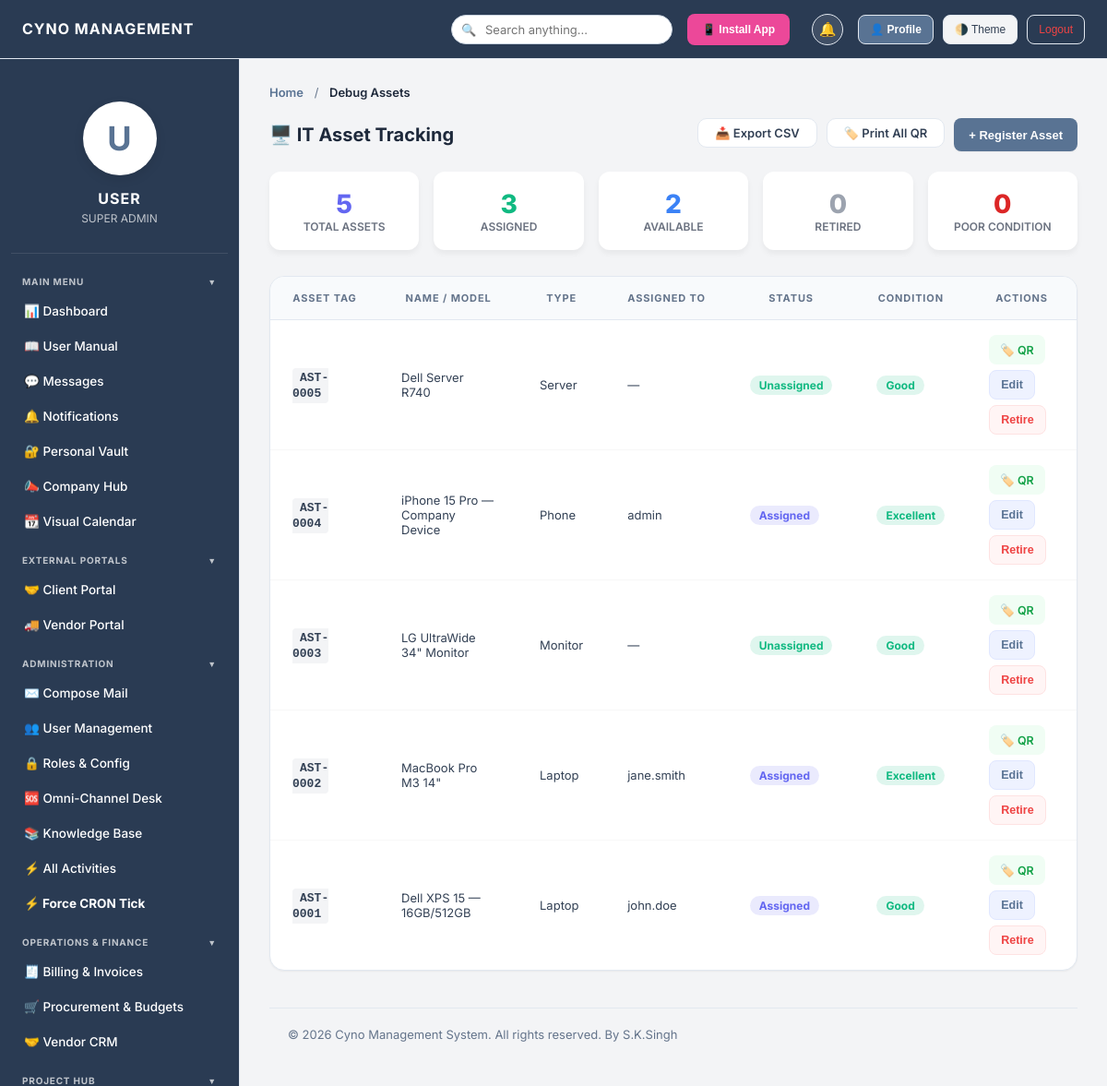
Page /debug_assets.php on the committed database.
### tables this page shows
CREATE TABLE assets (
        id INTEGER PRIMARY KEY AUTOINCREMENT,
        asset_tag TEXT UNIQUE NOT NULL,
        name TEXT NOT NULL,
        type TEXT NOT NULL,
        assigned_to TEXT,
        status TEXT DEFAULT 'Unassigned',
        condition TEXT DEFAULT 'Good',
        registered_at DATETIME DEFAULT CURRENT_TIMESTAMP
    , branch_id TEXT DEFAULT 'Global HQ');

### debug_assets.php (called while the page is built, shortened)
<?php
try {
    require 'assets.php';
} catch (Throwable $e) {
    echo "\n\nCRASH:\n";
    echo $e->getMessage() . "\n";
    echo $e->getTraceAsString() . "\n";
}

### includes/db.php (called while the page is built, shortened)
<?php
function hasPermission($pdo, $permission_key) {
    if (in_array($_SESSION['role'], ['Admin', 'Super Admin']) || $_SESSION['role'] === 'Super Admin') return true;
    return false;
}

### assets.php (the view, shortened to what this page needs)
<?php
require_once 'includes/db.php';
require_once 'includes/header.php';
require_once 'includes/sidebar.php';
$canCreateAssets = hasPermission($pdo, 'create_assets');
$canEditAssets   = hasPermission($pdo, 'edit_assets');
$canDeleteAssets   = hasPermission($pdo, 'delete_assets');
$isAdmin = (in_array($_SESSION['role'], ['Admin', 'Super Admin']) || $_SESSION['role'] === 'Manager');
if ($isAdmin) {
    $assets = $pdo->query("SELECT * FROM assets ORDER BY id DESC")->fetchAll(PDO::FETCH_ASSOC);
} else {
    $myBranch = $pdo->query("SELECT branch_id FROM users WHERE login_id = '{$_SESSION['login_id']}'")->fetchColumn() ?: 'Global HQ';
    $stmt = $pdo->prepare("SELECT * FROM assets WHERE branch_id = ? ORDER BY id DESC");
    $stmt->execute([$myBranch]);
    $assets = $stmt->fetchAll(PDO::FETCH_ASSOC);
}
$stats = $pdo->query("
    SELECT
        COUNT(*) AS total,
        SUM(CASE WHEN status='Assigned' THEN 1 ELSE 0 END) AS assigned,
        SUM(CASE WHEN status='Unassigned' THEN 1 ELSE 0 END) AS available,
        SUM(CASE WHEN status='Retired' THEN 1 ELSE 0 END) AS retired,
        SUM(CASE WHEN `condition`='Poor' OR `condition`='Damaged' THEN 1 ELSE 0 END) AS needs_attention
    FROM assets
")->fetch(PDO::FETCH_ASSOC);
?>
<div class="content-section active">
    <div class="section-header">
        <h2>🖥️ IT Asset Tracking</h2>
        <div style="display:flex;gap:10px;">
            <a href="controllers/export_csv.php?table=assets" class="view-button" style="text-decoration:none;padding:10px 18px;border-radius:10px;background:var(--bg-card);border:1px solid var(--border-card);font-size:13px;font-weight:600;color:var(--text-body);">📥 Export CSV</a>
            <a href="controllers/asset_qr.php?all=1" target="_blank" class="view-button" style="text-decoration:none;padding:10px 18px;border-radius:10px;background:var(--bg-card);border:1px solid var(--border-card);font-size:13px;font-weight:600;color:var(--text-body);">🏷️ Print All QR</a>
            <?php if($canCreateAssets): ?>
            <button class="add-button" onclick="openAssetModal()">+ Register Asset</button>
            <?php endif; ?>
        </div>
    </div>
    <div style="display:grid; grid-template-columns:repeat(auto-fill, minmax(160px,1fr)); gap:16px; margin-bottom:28px;">
        <div style="background:white; border-radius:12px; padding:18px; box-shadow:0 4px 6px rgba(0,0,0,0.05);  text-align:center;">
            <div style="font-size:28px; font-weight:800; color:#6366f1;"><?= $stats['total'] ?></div>
            <div style="font-size:12px; color:#6b7280; font-weight:600; text-transform:uppercase;">Total Assets</div>
        </div>
        <div style="background:white; border-radius:12px; padding:18px; box-shadow:0 4px 6px rgba(0,0,0,0.05);  text-align:center;">
            <div style="font-size:28px; font-weight:800; color:#10b981;"><?= $stats['assigned'] ?></div>
            <div style="font-size:12px; color:#6b7280; font-weight:600; text-transform:uppercase;">Assigned</div>
        </div>
        <div style="background:white; border-radius:12px; padding:18px; box-shadow:0 4px 6px rgba(0,0,0,0.05);  text-align:center;">
            <div style="font-size:28px; font-weight:800; color:#3b82f6;"><?= $stats['available'] ?></div>
            <div style="font-size:12px; color:#6b7280; font-weight:600; text-transform:uppercase;">Available</div>
        </div>
        <div style="background:white; border-radius:12px; padding:18px; box-shadow:0 4px 6px rgba(0,0,0,0.05);  text-align:center;">
            <div style="font-size:28px; font-weight:800; color:#9ca3af;"><?= $stats['retired'] ?></div>
            <div style="font-size:12px; color:#6b7280; font-weight:600; text-transform:uppercase;">Retired</div>
        </div>
        <div style="background:white; border-radius:12px; padding:18px; box-shadow:0 4px 6px rgba(0,0,0,0.05);  text-align:center;">
            <div style="font-size:28px; font-weight:800; color:#dc2626;"><?= $stats['needs_attention'] ?></div>
            <div style="font-size:12px; color:#6b7280; font-weight:600; text-transform:uppercase;">Poor Condition</div>
        </div>
    </div>
    <div class="data-table">
        <table>
            <thead>
                <tr>
                    <th>Asset Tag</th>
                    <th>Name / Model</th>
                    <th>Type</th>
                    <th>Assigned To</th>
                    <th>Status</th>
                    <th>Condition</th>
                    <?php if($isAdmin): ?><th>Actions</th><?php endif; ?>
                </tr>
            </thead>
            <tbody>
                <?php foreach($assets as $a):
                    $statusColor = $a['status'] === 'Assigned' ? '#6366f1' : ($a['status'] === 'Retired' ? '#9ca3af' : '#10b981');
                    $condColor   = in_array($a['condition'], ['Poor', 'Damaged']) ? '#dc2626' : ($a['condition'] === 'Fair' ? '#f59e0b' : '#10b981');
                ?>
                <tr>
                    <td><code style="background:#f3f4f6; padding:3px 8px; border-radius:4px; font-weight:700;"><?= htmlspecialchars($a['asset_tag']) ?></code></td>
                    <td><?= htmlspecialchars($a['name']) ?></td>
                    <td><?= htmlspecialchars($a['type']) ?></td>
                    <td><?= htmlspecialchars($a['assigned_to'] ?: '—') ?></td>
                    <td><span style="background:<?= $statusColor ?>22; color:<?= $statusColor ?>; padding:3px 10px; border-radius:12px; font-size:12px; font-weight:700;"><?= htmlspecialchars($a['status']) ?></span></td>
                    <td><span style="background:<?= $condColor ?>22; color:<?= $condColor ?>; padding:3px 10px; border-radius:12px; font-size:12px; font-weight:700;"><?= htmlspecialchars($a['condition']) ?></span></td>
                    <?php if($canEditAssets || $canDeleteAssets): ?>
                    <td class="action-buttons">
                        <a href="controllers/asset_qr.php?id=<?= $a['id'] ?>" target="_blank" class="edit-button" style="text-decoration:none;background:#f0fdf4;color:#16a34a;border:none;">🏷️ QR</a>
                        <?php if($canEditAssets): ?>
                        <button class="edit-button" onclick='editAsset(<?= json_encode($a) ?>)'>Edit</button>
                        <?php endif; ?>
                        <?php if($canDeleteAssets): ?>
                        <form method="POST" action="controllers/delete_asset.php" style="display:inline;" onsubmit="return confirm('Retire this asset from the registry?')">
                            <button type="submit" class="delete-button">Retire</button>
                        </form>
                        <?php endif; ?>
                    </td>
                    <?php endif; ?>
                </tr>
                <?php endforeach; ?>
            </tbody>
        </table>
    </div>
</div>
<?php require_once 'includes/footer.php'; ?>

### rows in the picture
assets: asset_tag "AST-0005", name "Dell Server R740", type "Server", assigned_to "—", status "Unassigned", condition "Good"
assets: asset_tag "AST-0004", name "iPhone 15 Pro — Company Device", type "Phone", assigned_to "admin", status "Assigned", condition "Excellent"
assets: asset_tag "AST-0003", name "LG UltraWide 34\" Monitor", type "Monitor", assigned_to "—", status "Unassigned", condition "Good"
assets: asset_tag "AST-0002", name "MacBook Pro M3 14\"", type "Laptop", assigned_to "jane.smith", status "Assigned", condition "Excellent"
assets: asset_tag "AST-0001", name "Dell XPS 15 — 16GB/512GB", type "Laptop", assigned_to "john.doe", status "Assigned", condition "Good"

### other values in the picture
$GLOBAL_SETTINGS['company_name'] "CYNO MANAGEMENT"
$_SESSION['name'] "USER"
$_SESSION['role'] "SUPER ADMIN"
$pageTitle "Debug Assets"
$stats['total'] "5"
$stats['assigned'] "3"
$stats['available'] "2"
$stats['retired'] "0"
$stats['needs_attention'] "0"
